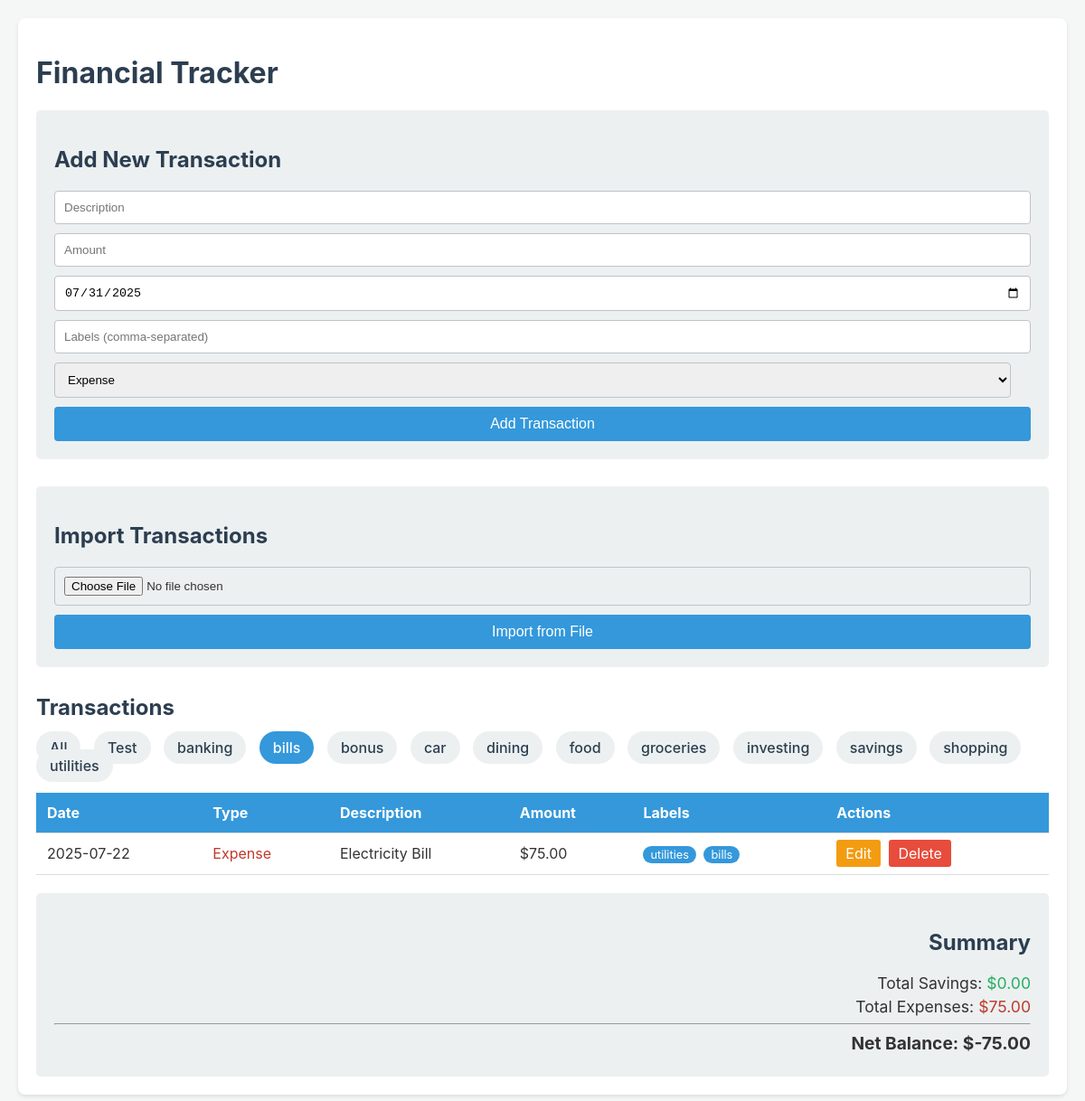
The app's page /?label=bills with its own data.
### tables this page shows
CREATE TABLE labels (
                id INTEGER PRIMARY KEY AUTOINCREMENT,
                name TEXT NOT NULL UNIQUE
            );

CREATE TABLE transactions (
                id INTEGER PRIMARY KEY AUTOINCREMENT,
                type TEXT NOT NULL CHECK(type IN ('expense', 'saving')),
                description TEXT NOT NULL,
                amount REAL NOT NULL,
                transaction_date TEXT,
                timestamp DATETIME DEFAULT CURRENT_TIMESTAMP
            );

### app.py (the view)
@app.route('/')
def index():
    label_filter = request.args.get('label')
    transactions = get_transactions_db(label_filter=label_filter)
    labels = get_all_labels_db()
    total_savings = sum(t['amount'] for t in transactions if t['type'] == 'saving')
    total_expenses = sum(t['amount'] for t in transactions if t['type'] == 'expense')
    net_balance = total_savings - total_expenses
    totals = {
        'savings': total_savings,
        'expenses': total_expenses,
        'net': net_balance
    }
    today = datetime.date.today().isoformat()
    return render_template('index.html', transactions=transactions, totals=totals, today=today, labels=labels, selected_label=label_filter)

### app.py (called while the page is built)
def create_connection():
    conn = None
    try:
        conn = sqlite3.connect('finance.db', check_same_thread=False)
    except Error as e:
        print(e)
    return conn

def get_all_labels_db():
    conn = create_connection()
    try:
        conn.row_factory = sqlite3.Row
        cur = conn.cursor()
        cur.execute("SELECT id, name FROM labels ORDER BY name")
        rows = cur.fetchall()
        return rows
    except Error as e:
        print(f"Failed to retrieve labels: {e}")
        return []
    finally:
        if conn:
            conn.close()

### templates/index.html (shortened to what this page needs)
<!DOCTYPE html>
<html lang="en">
<head>
</head>
<body>
    <div class="container">
        <h1>Financial Tracker</h1>
        <form action="/add" method="post">
            <h2>Add New Transaction</h2>
            <input type="text" name="description" placeholder="Description" required>
            <input type="number" name="amount" placeholder="Amount" step="0.01" min="0.01" required>
            <input type="date" name="transaction_date" value="{{ today }}" required>
            <input type="text" name="labels" placeholder="Labels (comma-separated)">
            <select name="type">
                <option value="expense">Expense</option>
            </select>
            <button type="submit">Add Transaction</button>
        </form>
        <form action="/import" method="post" enctype="multipart/form-data">
            <h2>Import Transactions</h2>
            <input type="file" name="file" accept=".json,.csv" required>
            <button type="submit">Import from File</button>
        </form>
        <h2>Transactions</h2>
        <div class="filter-container">
            <a href="{{ url_for('index') }}" class="{{ 'active' if not selected_label else '' }}">All</a>
            {% for label in labels %}
            <a href="{{ url_for('index', label=label.name) }}" class="{{ 'active' if selected_label == label.name else '' }}">{{ label.name }}</a>
            {% endfor %}
        </div>
        <table>
            <thead>
                <tr>
                    <th>Date</th>
                    <th>Type</th>
                    <th>Description</th>
                    <th>Amount</th>
                    <th>Labels</th>
                    <th>Actions</th>
                </tr>
            </thead>
            <tbody>
                {% for transaction in transactions %}
                <tr>
                    <td>{{ transaction.transaction_date }}</td>
                    <td class="{{ transaction.type }}">{{ transaction.type.capitalize() }}</td>
                    <td>{{ transaction.description }}</td>
                    <td>${{ "%.2f"|format(transaction.amount) }}</td>
                    <td>
                        {% if transaction.labels %}
                            {% for label in transaction.labels.split(',') %}
                                <span class="label">{{ label }}</span>
                            {% endfor %}
                        {% endif %}
                    </td>
                    <td class="actions">
                        <a href="{{ url_for('edit_transaction_route', trans_id=transaction.id) }}" class="edit-btn">Edit</a>
                        <a href="{{ url_for('delete_transaction_route', trans_id=transaction.id) }}" class="delete-btn" onclick="return confirm('Are you sure you want to delete this item?');">Delete</a>
                    </td>
                </tr>
                {% endfor %}
            </tbody>
        </table>
        <div class="summary">
            <h2>Summary</h2>
            <p>Total Savings: <span class="saving">${{ "%.2f"|format(totals.savings) }}</span></p>
            <p>Total Expenses: <span class="expense">${{ "%.2f"|format(totals.expenses) }}</span></p>
            <hr>
            <p class="net-balance">Net Balance: <span>${{ "%.2f"|format(totals.net) }}</span></p>
        </div>
    </div>
</body>
</html>

### templates/index.html (style rules this page uses)
body { font-family: -apple-system, BlinkMacSystemFont, "Segoe UI", Roboto, "Helvetica Neue", Arial, sans-serif; background-color: #f4f7f6; color: #333; margin: 0; padding: 20px; }
.container { max-width: 1300px; margin: auto; background: #fff; padding: 20px; border-radius: 8px; box-shadow: 0 2px 4px rgba(0,0,0,0.1); }
h1, h2 { color: #2c3e50; }
form { margin-bottom: 30px; padding: 20px; background-color: #ecf0f1; border-radius: 5px; }
form input, form select { width: calc(100% - 22px); padding: 10px; margin-bottom: 10px; border: 1px solid #bdc3c7; border-radius: 4px; }
form button { width: 100%; padding: 10px; border: none; background-color: #3498db; color: white; font-size: 16px; border-radius: 4px; cursor: pointer; }
table { width: 100%; border-collapse: collapse; margin-bottom: 20px; }
th, td { text-align: left; padding: 12px; border-bottom: 1px solid #ddd; }
th { background-color: #3498db; color: white; }
.expense { color: #c0392b; }
.saving { color: #27ae60; }
.summary { padding: 20px; background: #ecf0f1; border-radius: 5px; text-align: right; }
.summary p { margin: 5px 0; font-size: 1.1em; }
.summary .net-balance { font-weight: bold; font-size: 1.2em; }
.actions a { text-decoration: none; padding: 5px 10px; margin-right: 5px; border-radius: 3px; color: white; }
.edit-btn { background-color: #f39c12; }
.delete-btn { background-color: #e74c3c; }
.label { display: inline-block; background-color: #3498db; color: white; padding: 2px 8px; border-radius: 12px; font-size: 0.8em; margin-right: 4px; }
.filter-container { margin-bottom: 20px; }
.filter-container a { text-decoration: none; padding: 8px 15px; margin-right: 10px; border-radius: 20px; background-color: #ecf0f1; color: #2c3e50; font-weight: 500; }
.filter-container a.active { background-color: #3498db; color: white; }

### records on screen
labels: name "Test"
labels: name "banking"
labels: name "bills"
labels: name "bonus"
labels: name "car"
labels: name "dining"
labels: name "food"
labels: name "groceries"
labels: name "investing"
labels: name "savings"
labels: name "shopping"
labels: name "utilities"
transactions: amount "75.00", label "utilities" "bills"

### other values on screen
{{ "%.2f"|format(totals.savings) }} "0.00"
{{ "%.2f"|format(totals.expenses) }} "75.00"
{{ "%.2f"|format(totals.net) }} "-75.00"
